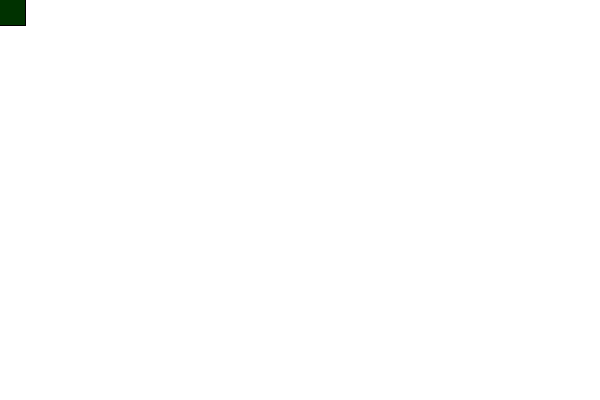
Frame 1 (no input)
Frame 60 (the mouse pressed at the canvas centre just before this capture): identical to frame 1, image omitted
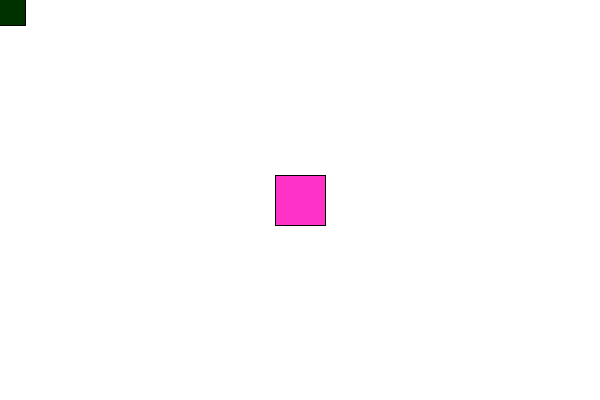
Frame 120 (the mouse held since frame 60 and released just before this capture)

The Processing sketch that drew these frames (run headless with seeded random() and noise(); from frame 60 on, the mouse is pressed at the canvas centre):

// Processing sketch: processing_164360
// ── processing_164360.pde

void setup(){
  size(600, 400);
  background(255);
}

void draw() {
  //background(255);
  
  stroke(0);
  fill(mouseX, 50, mouseY);
  rectMode(CENTER);
  rect(mouseX, mouseY, 50, 50); 
}
